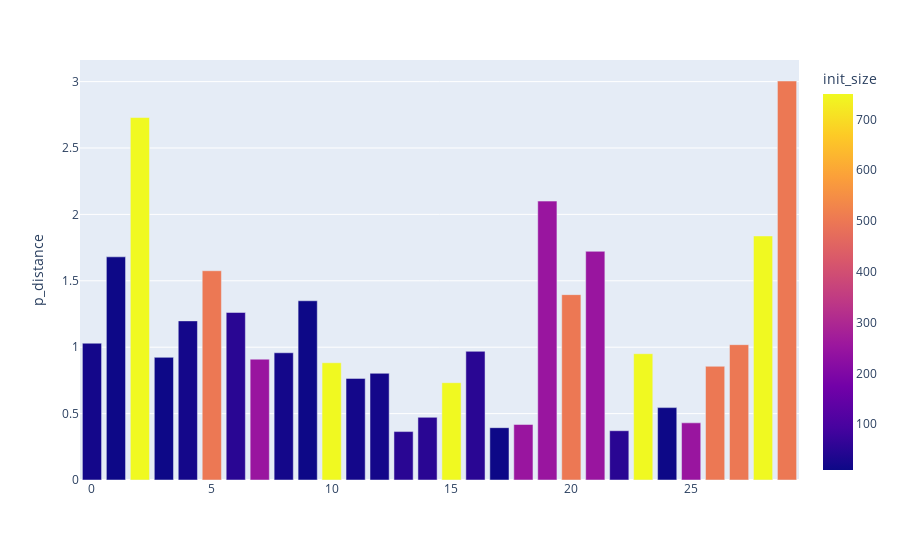

The notebook cell saved with this chart:
### Code cell
px.bar(all_experimrnts.query('i_fevals==1000 and problem=="ZDT6"'), y="p_distance", color="init_size", hover_data=df.columns)

### Figure 1 — Plotly figure (JSON) as saved in the notebook; plotly's stock layout.template omitted (floating-point values rounded to 4 significant figures; data arrays with more than 128 entries replaced by an {"elided": "..."} marker saying what was removed)
{"data": [{"alignmentgroup": "True", "customdata": {"elided": "30x13 mixed values"}, "hoverlabel": {"namelength": 0}, "hovertemplate": "p_distance=%{customdata[6]}<br>i_fevals=%{customdata[0]}<br>f1=%{customdata[1]}<br>f2=%{customdata[2]}<br>x1=%{customdata[3]}<br>x2=%{customdata[4]}<br>Timestamp=%{customdata[5]}<br>hypervolume=%{customdata[7]}<br>ndf_size=%{customdata[8]}<br>i_time=%{customdata[9]}<br>init_size=%{marker.color}<br>problem=%{customdata[11]}<br>group_id=%{customdata[12]}", "legendgroup": "", "marker": {"color": [20, 10, 750, 10, 20, 500, 50, 250, 20, 10, 750, 20, 20, 50, 50, 750, 50, 10, 250, 250, 500, 250, 50, 750, 10, 250, 500, 500, 750, 500], "coloraxis": "coloraxis"}, "name": "", "offsetgroup": "", "orientation": "v", "showlegend": false, "textposition": "auto", "type": "bar", "xaxis": "x", "y": [1.03, 1.68, 2.729, 0.9236, 1.198, 1.576, 1.262, 0.9098, 0.958, 1.35, 0.8829, 0.7652, 0.8034, 0.3645, 0.4718, 0.7327, 0.9689, 0.394, 0.4181, 2.1, 1.396, 1.722, 0.371, 0.9511, 0.5451, 0.4304, 0.8563, 1.019, 1.838, 3.005], "yaxis": "y"}], "layout": {"autosize": true, "barmode": "relative", "coloraxis": {"colorbar": {"title": {"text": "init_size"}}, "colorscale": [[0, "#0d0887"], [0.1111, "#46039f"], [0.2222, "#7201a8"], [0.3333, "#9c179e"], [0.4444, "#bd3786"], [0.5556, "#d8576b"], [0.6667, "#ed7953"], [0.7778, "#fb9f3a"], [0.8889, "#fdca26"], [1, "#f0f921"]]}, "legend": {"tracegroupgap": 0}, "margin": {"t": 60}, "xaxis": {"anchor": "y", "autorange": true, "domain": [0, 1], "range": [-0.5, 29.5]}, "yaxis": {"anchor": "x", "autorange": true, "domain": [0, 1], "range": [0, 3.163], "title": {"text": "p_distance"}, "type": "linear"}}}
